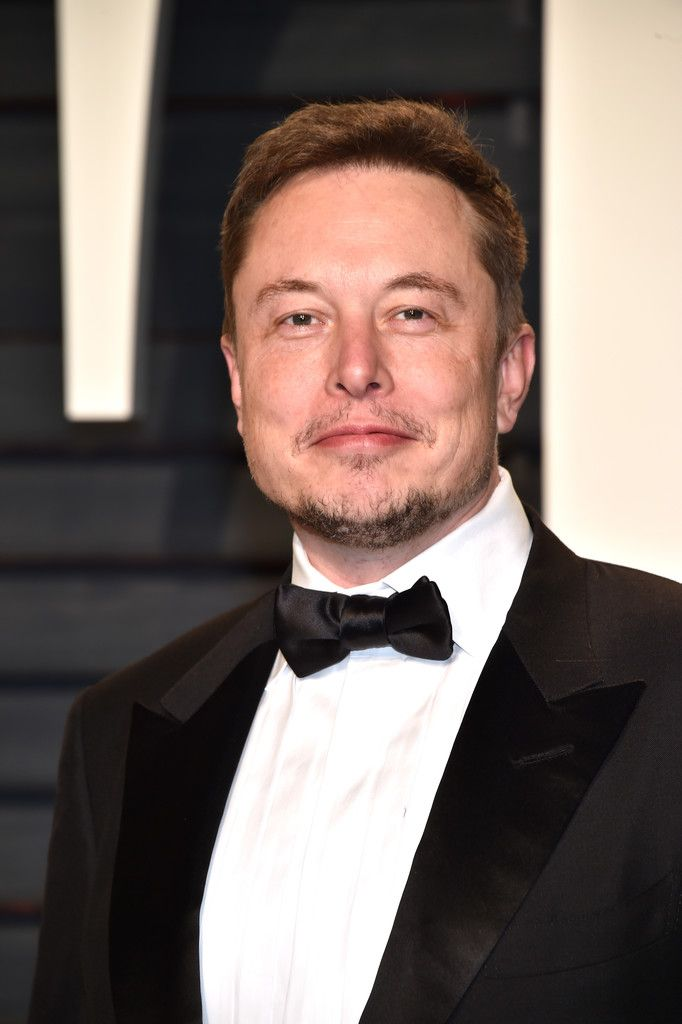
#> input picture ImagesAttendance/Elon musk.jpg, 682 x 1024 px
$ python -i mock_face_recognition.py   (imports and definitions only)   (older library calls are emulated)
#> lines starting #> are read from the running program, lines starting #| are printed output that depends on the picture
"""Dependency-free fallback for environments without dlib.

This module provides a lightweight OpenCV-based face detection and encoding
implementation for local tests and constrained environments. It is an
explicit fallback and is not a replacement for the ``face_recognition``
package.
"""

import cv2
import numpy as np
from PIL import Image

# HOG-like encoding parameters
_HOG_SIZE   = 64   # face is resized to this before encoding
_HOG_GRID   = 5    # spatial grid (5x5 cells)
_HOG_BINS   = 8    # gradient orientation bins per cell → 5*5*8=200, trimmed to 128
_DISTANCE_NORMALIZATION = 1.09
# Face size filter: detections whose larger dimension exceeds this fraction of the
# smallest image dimension are discarded (removes multi-scale duplicates / oversized
# false positives from the Haar cascade that would produce incorrect encodings).
_MAX_FACE_RATIO = 0.4

def load_image_file(file_path):
    """Load an image file and return an RGB numpy array"""
    img = cv2.imread(str(file_path))
    if img is None:
        # Fallback to PIL for non-standard formats (e.g. PNG with alpha, WebP)
        pil_img = Image.open(file_path).convert("RGB")
        return np.array(pil_img)
    return cv2.cvtColor(img, cv2.COLOR_BGR2RGB)

def face_locations(image, model='hog'):
    """
    Detect face locations using Haar cascade.
    Returns list of (top, right, bottom, left) tuples, sorted by face area (largest first).

    Detections whose larger side exceeds _MAX_FACE_RATIO * min(H, W) are filtered out
    to remove oversized false positives / multi-scale duplicates from the Haar cascade.
    If filtering would leave no faces, all detections are kept as a fallback.
    """
    if len(image.shape) == 3:
        gray = cv2.cvtColor(image, cv2.COLOR_RGB2GRAY)
    else:
        gray = image

    H, W   = gray.shape
    min_dim = min(H, W)
    max_size = _MAX_FACE_RATIO * min_dim

    cascade = cv2.CascadeClassifier(
        cv2.data.haarcascades + 'haarcascade_frontalface_default.xml'
    )
    faces = cascade.detectMultiScale(gray, 1.05, 4, minSize=(50, 50))

    if len(faces) == 0:
        return []

    # Discard oversized detections; fall back to all if none survive the filter
    filtered = [(x, y, w, h) for (x, y, w, h) in faces if max(w, h) < max_size]
    if not filtered:
        filtered = [(x, y, w, h) for (x, y, w, h) in faces]

    # Largest surviving face first
    filtered = sorted(filtered, key=lambda f: f[2] * f[3], reverse=True)
    return [(y, x + w, y + h, x) for (x, y, w, h) in filtered]

def face_encodings(image, face_locations_list=None, num_jitters=1):
    """
    Generate 128-D face encodings using gradient-orientation spatial histograms.
    Each encoding is a L2-normalised float32 vector.
    """
    if len(image.shape) == 3:
        gray = cv2.cvtColor(image, cv2.COLOR_RGB2GRAY)
    else:
        gray = image

    if face_locations_list is None:
        face_locations_list = face_locations(image)

    encodings = []
    cell_size  = _HOG_SIZE // _HOG_GRID

    for (top, right, bottom, left) in face_locations_list:
        face_region = gray[int(top):int(bottom), int(left):int(right)]

        if face_region.size == 0:
            encodings.append(np.zeros(128, dtype=np.float32))
            continue

        # Resize to a fixed square and compute image gradients
        face_resized = cv2.resize(face_region, (_HOG_SIZE, _HOG_SIZE)).astype(np.float32)
        gx        = cv2.Sobel(face_resized, cv2.CV_32F, 1, 0, ksize=3)
        gy        = cv2.Sobel(face_resized, cv2.CV_32F, 0, 1, ksize=3)
        magnitude = np.sqrt(gx ** 2 + gy ** 2)
        angle     = np.arctan2(gy, gx) * 180.0 / np.pi % 180.0  # 0–180°

        # Build gradient-orientation histogram for each grid cell
        raw_enc = []
        for row in range(_HOG_GRID):
            for col in range(_HOG_GRID):
                r0, r1 = row * cell_size, (row + 1) * cell_size
                c0, c1 = col * cell_size, (col + 1) * cell_size
                m = magnitude[r0:r1, c0:c1]
                a = angle[r0:r1, c0:c1]
                hist, _ = np.histogram(a, bins=_HOG_BINS, range=(0, 180), weights=m)
                cell_sum = hist.sum()
                raw_enc.extend(hist / cell_sum if cell_sum > 0 else np.zeros(_HOG_BINS, dtype=np.float32))

        # Trim to 128-D and L2-normalise
        encoding = np.array(raw_enc[:128], dtype=np.float32)
        norm = np.linalg.norm(encoding)
        if norm > 0:
            encoding /= norm

        encodings.append(encoding)

    return encodings

def compare_faces(known_face_encodings, face_encoding_to_check, tolerance=0.6):
    """
    Compare a face encoding against known face encodings.
    Returns list of booleans (True = match within tolerance).
    """
    distances = face_distance(known_face_encodings, face_encoding_to_check)
    return list(distances <= tolerance)

def face_distance(face_encodings, face_to_compare):
    """
    Compare fallback encodings to a probe and return this module's distances.

    The cubic transform keeps the fallback's compressed HOG distances useful
    with the tolerance values used by the application.
    """
    if len(face_encodings) == 0:
        return np.array([])

    probe = np.array(face_to_compare, dtype=np.float32)
    raw = np.array(
        [np.linalg.norm(np.array(enc, dtype=np.float32) - probe)
         for enc in face_encodings],
        dtype=np.float32,
    )
    # Keep the fallback distance range useful for the application's tolerance.
    return raw ** 3 / _DISTANCE_NORMALIZATION

>>> import cv2
>>> picture = cv2.cvtColor(cv2.imread('../ImagesAttendance/Elon musk.jpg'), cv2.COLOR_BGR2RGB)
>>> result = face_encodings(picture)
#> in face_encodings, `gray = cv2.cvtColor(image, cv2.COLOR_RGB2GRAY)`:
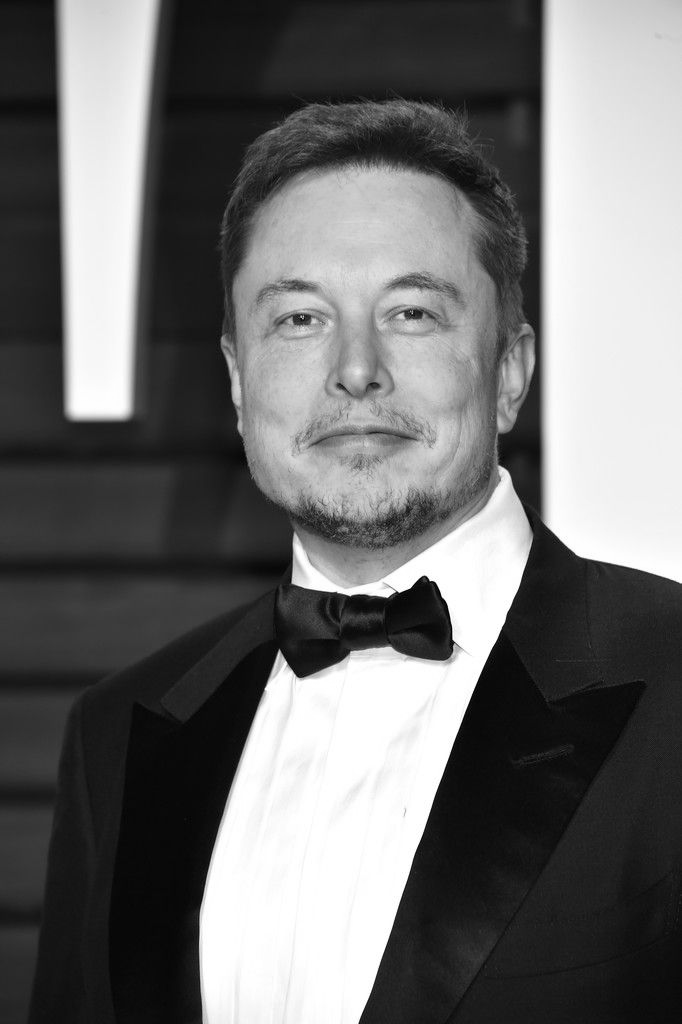
#> gray: shape (1024, 682); min 0, max 255, mean 108.4
#> in face_locations, `faces = cascade.detectMultiScale(gray, 1.05, 4, minSize=(50, 50))`: faces = [[184, 179, 343, 343]]
#> in face_locations, `filtered = [(x, y, w, h) for (x, y, w, h) in faces if max(w, h) < max_..`: filtered = []
#> in face_locations, `filtered = [(x, y, w, h) for (x, y, w, h) in faces]`: filtered = [(184, 179, 343, 343)]
#> in face_encodings, `face_locations_list = face_locations(image)`: face_locations_list = [(179, 527, 522, 184)]
#> the loop in face_encodings, `for (top, right, bottom, left) in face_locations_list:` made 1 pass
#> (top, right, bottom, left, norm) on pass 1: (179, 527, 522, 184, 1.99)
#> pass 1, in face_encodings, `face_region = gray[int(top):int(bottom), int(left):int(right)]`:
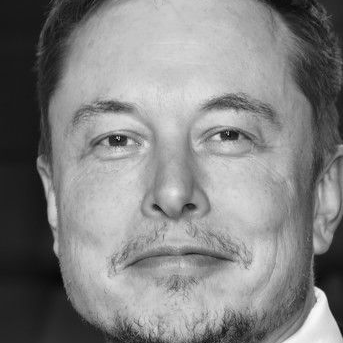
#> face_region: shape (343, 343); min 1, max 252, mean 131.1
#> pass 1, in face_encodings, `face_resized = cv2.resize(face_region, (_HOG_SIZE, _HOG_SIZE)).astype(..`:
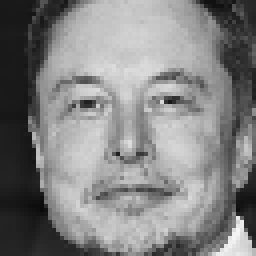
#> face_resized: shape (64, 64) float32 (shown 4 times larger); min 10, max 245, mean 130.8
#> pass 1, in face_encodings, `gx        = cv2.Sobel(face_resized, cv2.CV_32F, 1, 0, ksize=3)`:
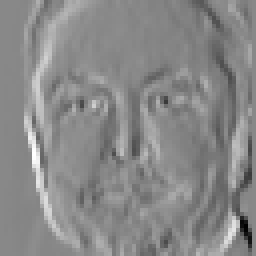
#> gx: shape (64, 64) float32 (shown 4 times larger); min -775, max 678, mean 5.4; drawn with min black and max white
#> pass 1, in face_encodings, `gy        = cv2.Sobel(face_resized, cv2.CV_32F, 0, 1, ksize=3)`:
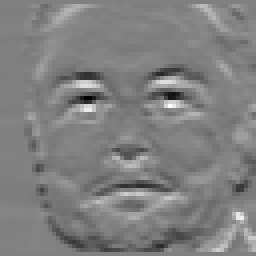
#> gy: shape (64, 64) float32 (shown 4 times larger); min -673, max 665, mean -0.8; drawn with min black and max white
#> after the loop in face_encodings, `for (top, right, bottom, left) in face_locations_list:`: encodings = 1 item
#> result = 1 item
